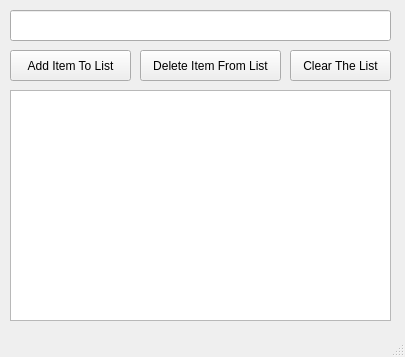
<?xml version="1.0" encoding="UTF-8"?>
<ui version="4.0">
 <class>MainWindow</class>
 <widget class="QMainWindow" name="MainWindow">
  <property name="geometry">
   <rect>
    <x>0</x>
    <y>0</y>
    <width>405</width>
    <height>357</height>
   </rect>
  </property>
  <property name="windowTitle">
   <string>To Do List</string>
  </property>
  <widget class="QWidget" name="centralwidget">
   <widget class="QPushButton" name="additem_pushButton">
    <property name="geometry">
     <rect>
      <x>10</x>
      <y>50</y>
      <width>121</width>
      <height>31</height>
     </rect>
    </property>
    <property name="text">
     <string>Add Item To List</string>
    </property>
   </widget>
   <widget class="QPushButton" name="deleteitem_pushButton_2">
    <property name="geometry">
     <rect>
      <x>140</x>
      <y>50</y>
      <width>141</width>
      <height>31</height>
     </rect>
    </property>
    <property name="text">
     <string>Delete Item From List</string>
    </property>
   </widget>
   <widget class="QPushButton" name="clearall_pushButton_3">
    <property name="geometry">
     <rect>
      <x>290</x>
      <y>50</y>
      <width>101</width>
      <height>31</height>
     </rect>
    </property>
    <property name="text">
     <string>Clear The List</string>
    </property>
   </widget>
   <widget class="QLineEdit" name="additem_lineEdit">
    <property name="geometry">
     <rect>
      <x>10</x>
      <y>10</y>
      <width>381</width>
      <height>31</height>
     </rect>
    </property>
   </widget>
   <widget class="QListWidget" name="mylist_listWidget">
    <property name="geometry">
     <rect>
      <x>10</x>
      <y>90</y>
      <width>381</width>
      <height>231</height>
     </rect>
    </property>
   </widget>
  </widget>
  <widget class="QMenuBar" name="menubar">
   <property name="geometry">
    <rect>
     <x>0</x>
     <y>0</y>
     <width>405</width>
     <height>21</height>
    </rect>
   </property>
  </widget>
  <widget class="QStatusBar" name="statusbar"/>
 </widget>
 <resources/>
 <connections/>
</ui>
